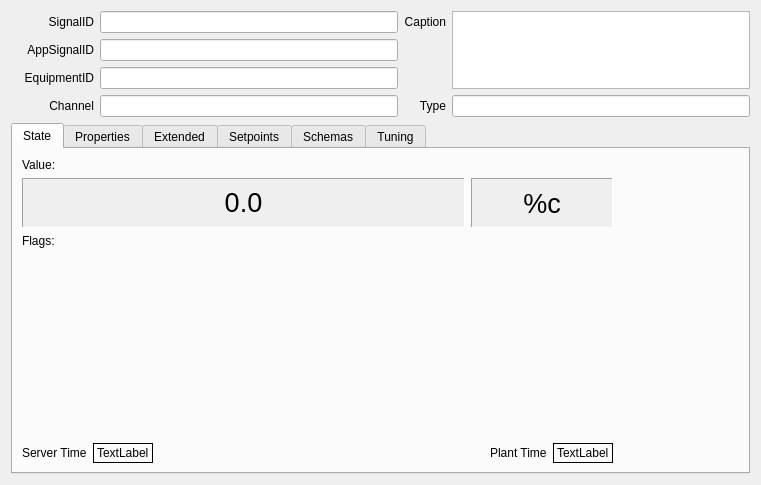
<?xml version="1.0" encoding="UTF-8"?>
<ui version="4.0">
 <class>DialogSignalInfo</class>
 <widget class="QDialog" name="DialogSignalInfo">
  <property name="geometry">
   <rect>
    <x>0</x>
    <y>0</y>
    <width>761</width>
    <height>485</height>
   </rect>
  </property>
  <property name="minimumSize">
   <size>
    <width>640</width>
    <height>440</height>
   </size>
  </property>
  <property name="windowTitle">
   <string>Dialog</string>
  </property>
  <property name="sizeGripEnabled">
   <bool>false</bool>
  </property>
  <layout class="QGridLayout" name="gridLayout_7">
   <item row="0" column="0">
    <layout class="QGridLayout" name="gridLayout_6">
     <item row="0" column="0">
      <layout class="QGridLayout" name="gridLayout">
       <item row="0" column="0">
        <widget class="QLabelAppSignalDragAndDrop" name="signalIdLabelIcon">
         <property name="sizePolicy">
          <sizepolicy hsizetype="Preferred" vsizetype="Maximum">
           <horstretch>0</horstretch>
           <verstretch>0</verstretch>
          </sizepolicy>
         </property>
         <property name="maximumSize">
          <size>
           <width>20</width>
           <height>20</height>
          </size>
         </property>
         <property name="cursor">
          <cursorShape>PointingHandCursor</cursorShape>
         </property>
         <property name="text">
          <string/>
         </property>
         <property name="pixmap">
          <pixmap resource="../../Monitor/Monitor.qrc">:/Images/Images/dragndrop.png</pixmap>
         </property>
         <property name="scaledContents">
          <bool>true</bool>
         </property>
        </widget>
       </item>
       <item row="0" column="1">
        <widget class="QLabelAppSignalDragAndDrop" name="signalIdLabel">
         <property name="sizePolicy">
          <sizepolicy hsizetype="Preferred" vsizetype="Maximum">
           <horstretch>0</horstretch>
           <verstretch>0</verstretch>
          </sizepolicy>
         </property>
         <property name="cursor">
          <cursorShape>PointingHandCursor</cursorShape>
         </property>
         <property name="text">
          <string>SignalID</string>
         </property>
         <property name="alignment">
          <set>Qt::AlignRight|Qt::AlignTrailing|Qt::AlignVCenter</set>
         </property>
        </widget>
       </item>
       <item row="0" column="2">
        <widget class="QLineEdit" name="editCustomAppSignalID">
         <property name="sizePolicy">
          <sizepolicy hsizetype="Expanding" vsizetype="Maximum">
           <horstretch>0</horstretch>
           <verstretch>0</verstretch>
          </sizepolicy>
         </property>
         <property name="font">
          <font>
           <pointsize>8</pointsize>
           <weight>50</weight>
           <bold>false</bold>
          </font>
         </property>
         <property name="acceptDrops">
          <bool>false</bool>
         </property>
         <property name="readOnly">
          <bool>true</bool>
         </property>
        </widget>
       </item>
       <item row="0" column="3">
        <widget class="QLabel" name="captionLabel">
         <property name="sizePolicy">
          <sizepolicy hsizetype="Preferred" vsizetype="Maximum">
           <horstretch>0</horstretch>
           <verstretch>0</verstretch>
          </sizepolicy>
         </property>
         <property name="text">
          <string>Caption</string>
         </property>
         <property name="alignment">
          <set>Qt::AlignRight|Qt::AlignTrailing|Qt::AlignVCenter</set>
         </property>
        </widget>
       </item>
       <item row="0" column="4" rowspan="3">
        <widget class="QPlainTextEdit" name="editCaption">
         <property name="sizePolicy">
          <sizepolicy hsizetype="Expanding" vsizetype="Maximum">
           <horstretch>0</horstretch>
           <verstretch>0</verstretch>
          </sizepolicy>
         </property>
         <property name="font">
          <font>
           <weight>50</weight>
           <bold>false</bold>
          </font>
         </property>
        </widget>
       </item>
       <item row="1" column="1">
        <widget class="QLabel" name="signalIdLabel_2">
         <property name="sizePolicy">
          <sizepolicy hsizetype="Preferred" vsizetype="Maximum">
           <horstretch>0</horstretch>
           <verstretch>0</verstretch>
          </sizepolicy>
         </property>
         <property name="text">
          <string>AppSignalID</string>
         </property>
         <property name="alignment">
          <set>Qt::AlignRight|Qt::AlignTrailing|Qt::AlignVCenter</set>
         </property>
        </widget>
       </item>
       <item row="1" column="2">
        <widget class="QLineEdit" name="editAppSignalID">
         <property name="sizePolicy">
          <sizepolicy hsizetype="Expanding" vsizetype="Maximum">
           <horstretch>0</horstretch>
           <verstretch>0</verstretch>
          </sizepolicy>
         </property>
         <property name="font">
          <font>
           <pointsize>8</pointsize>
           <weight>50</weight>
           <bold>false</bold>
          </font>
         </property>
         <property name="acceptDrops">
          <bool>false</bool>
         </property>
         <property name="readOnly">
          <bool>true</bool>
         </property>
        </widget>
       </item>
       <item row="2" column="1">
        <widget class="QLabel" name="equipmentLabel">
         <property name="sizePolicy">
          <sizepolicy hsizetype="Preferred" vsizetype="Maximum">
           <horstretch>0</horstretch>
           <verstretch>0</verstretch>
          </sizepolicy>
         </property>
         <property name="text">
          <string>EquipmentID</string>
         </property>
         <property name="alignment">
          <set>Qt::AlignRight|Qt::AlignTrailing|Qt::AlignVCenter</set>
         </property>
        </widget>
       </item>
       <item row="2" column="2">
        <widget class="QLineEdit" name="editEquipment">
         <property name="sizePolicy">
          <sizepolicy hsizetype="Expanding" vsizetype="Maximum">
           <horstretch>0</horstretch>
           <verstretch>0</verstretch>
          </sizepolicy>
         </property>
         <property name="font">
          <font>
           <pointsize>8</pointsize>
           <weight>50</weight>
           <bold>false</bold>
          </font>
         </property>
         <property name="acceptDrops">
          <bool>false</bool>
         </property>
         <property name="readOnly">
          <bool>true</bool>
         </property>
        </widget>
       </item>
       <item row="3" column="1">
        <widget class="QLabel" name="channeLabel">
         <property name="sizePolicy">
          <sizepolicy hsizetype="Preferred" vsizetype="Maximum">
           <horstretch>0</horstretch>
           <verstretch>0</verstretch>
          </sizepolicy>
         </property>
         <property name="text">
          <string>Channel</string>
         </property>
         <property name="alignment">
          <set>Qt::AlignRight|Qt::AlignTrailing|Qt::AlignVCenter</set>
         </property>
        </widget>
       </item>
       <item row="3" column="2">
        <widget class="QLineEdit" name="editChannel">
         <property name="sizePolicy">
          <sizepolicy hsizetype="Expanding" vsizetype="Maximum">
           <horstretch>0</horstretch>
           <verstretch>0</verstretch>
          </sizepolicy>
         </property>
         <property name="acceptDrops">
          <bool>false</bool>
         </property>
         <property name="readOnly">
          <bool>true</bool>
         </property>
        </widget>
       </item>
       <item row="3" column="3">
        <widget class="QLabel" name="signalTypeLabel">
         <property name="sizePolicy">
          <sizepolicy hsizetype="Preferred" vsizetype="Maximum">
           <horstretch>0</horstretch>
           <verstretch>0</verstretch>
          </sizepolicy>
         </property>
         <property name="text">
          <string>Type</string>
         </property>
         <property name="alignment">
          <set>Qt::AlignRight|Qt::AlignTrailing|Qt::AlignVCenter</set>
         </property>
        </widget>
       </item>
       <item row="3" column="4">
        <widget class="QLineEdit" name="editSignalType">
         <property name="sizePolicy">
          <sizepolicy hsizetype="Expanding" vsizetype="Maximum">
           <horstretch>0</horstretch>
           <verstretch>0</verstretch>
          </sizepolicy>
         </property>
         <property name="minimumSize">
          <size>
           <width>150</width>
           <height>0</height>
          </size>
         </property>
         <property name="acceptDrops">
          <bool>false</bool>
         </property>
         <property name="readOnly">
          <bool>true</bool>
         </property>
        </widget>
       </item>
      </layout>
     </item>
     <item row="1" column="0">
      <widget class="QTabWidget" name="tabWidget">
       <property name="sizePolicy">
        <sizepolicy hsizetype="Expanding" vsizetype="Preferred">
         <horstretch>0</horstretch>
         <verstretch>0</verstretch>
        </sizepolicy>
       </property>
       <property name="styleSheet">
        <string notr="true"/>
       </property>
       <property name="tabPosition">
        <enum>QTabWidget::North</enum>
       </property>
       <property name="tabShape">
        <enum>QTabWidget::Rounded</enum>
       </property>
       <property name="currentIndex">
        <number>0</number>
       </property>
       <property name="elideMode">
        <enum>Qt::ElideMiddle</enum>
       </property>
       <property name="usesScrollButtons">
        <bool>false</bool>
       </property>
       <property name="documentMode">
        <bool>false</bool>
       </property>
       <property name="tabBarAutoHide">
        <bool>false</bool>
       </property>
       <widget class="QWidget" name="tabState">
        <attribute name="title">
         <string>State</string>
        </attribute>
        <layout class="QGridLayout" name="gridLayout_3">
         <item row="1" column="0">
          <layout class="QHBoxLayout" name="horizontalLayout_2">
           <item>
            <widget class="QLabel" name="labelValue">
             <property name="sizePolicy">
              <sizepolicy hsizetype="Preferred" vsizetype="Preferred">
               <horstretch>25</horstretch>
               <verstretch>0</verstretch>
              </sizepolicy>
             </property>
             <property name="minimumSize">
              <size>
               <width>0</width>
               <height>50</height>
              </size>
             </property>
             <property name="font">
              <font>
               <pointsize>20</pointsize>
              </font>
             </property>
             <property name="autoFillBackground">
              <bool>true</bool>
             </property>
             <property name="frameShape">
              <enum>QFrame::Panel</enum>
             </property>
             <property name="frameShadow">
              <enum>QFrame::Sunken</enum>
             </property>
             <property name="text">
              <string>&lt;html&gt;&lt;head/&gt;&lt;body&gt;&lt;p&gt;0.0&lt;/p&gt;&lt;/body&gt;&lt;/html&gt;</string>
             </property>
             <property name="alignment">
              <set>Qt::AlignCenter</set>
             </property>
             <property name="wordWrap">
              <bool>true</bool>
             </property>
            </widget>
           </item>
           <item>
            <widget class="QLabel" name="labelStrUnit">
             <property name="sizePolicy">
              <sizepolicy hsizetype="Preferred" vsizetype="Preferred">
               <horstretch>8</horstretch>
               <verstretch>0</verstretch>
              </sizepolicy>
             </property>
             <property name="font">
              <font>
               <pointsize>20</pointsize>
              </font>
             </property>
             <property name="autoFillBackground">
              <bool>true</bool>
             </property>
             <property name="frameShape">
              <enum>QFrame::Panel</enum>
             </property>
             <property name="frameShadow">
              <enum>QFrame::Sunken</enum>
             </property>
             <property name="text">
              <string>%c</string>
             </property>
             <property name="alignment">
              <set>Qt::AlignCenter</set>
             </property>
            </widget>
           </item>
          </layout>
         </item>
         <item row="3" column="0">
          <widget class="SignalFlagsWidget" name="widgetFlags" native="true">
           <property name="minimumSize">
            <size>
             <width>0</width>
             <height>80</height>
            </size>
           </property>
          </widget>
         </item>
         <item row="0" column="0">
          <widget class="QLabel" name="flagsLabel_2">
           <property name="sizePolicy">
            <sizepolicy hsizetype="Preferred" vsizetype="Preferred">
             <horstretch>5</horstretch>
             <verstretch>0</verstretch>
            </sizepolicy>
           </property>
           <property name="text">
            <string>Value:</string>
           </property>
          </widget>
         </item>
         <item row="2" column="0">
          <widget class="QLabel" name="flagsLabel">
           <property name="sizePolicy">
            <sizepolicy hsizetype="Preferred" vsizetype="Preferred">
             <horstretch>5</horstretch>
             <verstretch>0</verstretch>
            </sizepolicy>
           </property>
           <property name="text">
            <string>Flags:</string>
           </property>
          </widget>
         </item>
         <item row="4" column="0">
          <spacer name="verticalSpacer">
           <property name="orientation">
            <enum>Qt::Vertical</enum>
           </property>
           <property name="sizeHint" stdset="0">
            <size>
             <width>20</width>
             <height>30</height>
            </size>
           </property>
          </spacer>
         </item>
         <item row="5" column="0">
          <layout class="QHBoxLayout" name="horizontalLayout">
           <item>
            <widget class="QLabel" name="labelServerTimeHeader">
             <property name="text">
              <string>Server Time</string>
             </property>
            </widget>
           </item>
           <item>
            <widget class="QLabel" name="labelServerTime">
             <property name="frameShape">
              <enum>QFrame::Box</enum>
             </property>
             <property name="text">
              <string>TextLabel</string>
             </property>
            </widget>
           </item>
           <item>
            <spacer name="horizontalSpacer">
             <property name="orientation">
              <enum>Qt::Horizontal</enum>
             </property>
             <property name="sizeHint" stdset="0">
              <size>
               <width>40</width>
               <height>20</height>
              </size>
             </property>
            </spacer>
           </item>
           <item>
            <widget class="QLabel" name="labelPlantTimeHeader">
             <property name="text">
              <string>Plant Time</string>
             </property>
            </widget>
           </item>
           <item>
            <widget class="QLabel" name="labelPlantTime">
             <property name="frameShape">
              <enum>QFrame::Box</enum>
             </property>
             <property name="text">
              <string>TextLabel</string>
             </property>
            </widget>
           </item>
          </layout>
         </item>
         <item row="0" column="1" rowspan="6">
          <widget class="QFrame" name="frame_2">
           <property name="minimumSize">
            <size>
             <width>120</width>
             <height>0</height>
            </size>
           </property>
           <property name="frameShape">
            <enum>QFrame::NoFrame</enum>
           </property>
           <property name="frameShadow">
            <enum>QFrame::Sunken</enum>
           </property>
          </widget>
         </item>
        </layout>
       </widget>
       <widget class="QWidget" name="tabProperties">
        <attribute name="title">
         <string>Properties</string>
        </attribute>
        <layout class="QGridLayout" name="gridLayout_2">
         <item row="0" column="0">
          <layout class="QVBoxLayout" name="verticalLayout_3">
           <item>
            <widget class="QTreeWidget" name="treeProperties">
             <column>
              <property name="text">
               <string notr="true">1</string>
              </property>
             </column>
            </widget>
           </item>
          </layout>
         </item>
        </layout>
       </widget>
       <widget class="QWidget" name="tabExtended">
        <attribute name="title">
         <string>Extended</string>
        </attribute>
        <layout class="QGridLayout" name="gridLayout_8">
         <item row="0" column="0">
          <widget class="QTreeWidget" name="treePropertiesExt">
           <column>
            <property name="text">
             <string notr="true">1</string>
            </property>
           </column>
          </widget>
         </item>
        </layout>
       </widget>
       <widget class="QWidget" name="tabSetpoints">
        <attribute name="title">
         <string>Setpoints</string>
        </attribute>
        <layout class="QGridLayout" name="gridLayout_4">
         <item row="0" column="0">
          <widget class="QTreeWidget" name="treeSetpoints">
           <column>
            <property name="text">
             <string notr="true">1</string>
            </property>
           </column>
          </widget>
         </item>
        </layout>
       </widget>
       <widget class="QWidget" name="tabSchemas">
        <attribute name="title">
         <string>Schemas</string>
        </attribute>
        <layout class="QGridLayout" name="gridLayout_5">
         <item row="0" column="0">
          <widget class="QTreeWidget" name="treeSchemas">
           <property name="rootIsDecorated">
            <bool>true</bool>
           </property>
           <column>
            <property name="text">
             <string notr="true">1</string>
            </property>
           </column>
          </widget>
         </item>
        </layout>
       </widget>
       <widget class="QWidget" name="tabTuning">
        <attribute name="title">
         <string>Tuning</string>
        </attribute>
        <layout class="QGridLayout" name="gridLayout_10">
         <item row="0" column="0">
          <layout class="QGridLayout" name="gridLayout_9">
           <item row="0" column="0">
            <widget class="QLabel" name="flagsLabel_3">
             <property name="sizePolicy">
              <sizepolicy hsizetype="Preferred" vsizetype="Preferred">
               <horstretch>5</horstretch>
               <verstretch>0</verstretch>
              </sizepolicy>
             </property>
             <property name="text">
              <string>Value:</string>
             </property>
            </widget>
           </item>
           <item row="0" column="1" rowspan="6">
            <widget class="QFrame" name="frame_3">
             <property name="minimumSize">
              <size>
               <width>120</width>
               <height>0</height>
              </size>
             </property>
             <property name="frameShape">
              <enum>QFrame::NoFrame</enum>
             </property>
             <property name="frameShadow">
              <enum>QFrame::Sunken</enum>
             </property>
            </widget>
           </item>
           <item row="1" column="0">
            <layout class="QHBoxLayout" name="horizontalLayout_5">
             <item>
              <widget class="QLabel" name="labelValueTuning">
               <property name="sizePolicy">
                <sizepolicy hsizetype="Preferred" vsizetype="Preferred">
                 <horstretch>25</horstretch>
                 <verstretch>0</verstretch>
                </sizepolicy>
               </property>
               <property name="minimumSize">
                <size>
                 <width>0</width>
                 <height>50</height>
                </size>
               </property>
               <property name="font">
                <font>
                 <pointsize>20</pointsize>
                </font>
               </property>
               <property name="autoFillBackground">
                <bool>true</bool>
               </property>
               <property name="frameShape">
                <enum>QFrame::Panel</enum>
               </property>
               <property name="frameShadow">
                <enum>QFrame::Sunken</enum>
               </property>
               <property name="text">
                <string>&lt;html&gt;&lt;head/&gt;&lt;body&gt;&lt;p&gt;0.0&lt;/p&gt;&lt;/body&gt;&lt;/html&gt;</string>
               </property>
               <property name="alignment">
                <set>Qt::AlignCenter</set>
               </property>
               <property name="wordWrap">
                <bool>true</bool>
               </property>
              </widget>
             </item>
             <item>
              <widget class="QLabel" name="labelStrUnitTuning">
               <property name="sizePolicy">
                <sizepolicy hsizetype="Preferred" vsizetype="Preferred">
                 <horstretch>8</horstretch>
                 <verstretch>0</verstretch>
                </sizepolicy>
               </property>
               <property name="font">
                <font>
                 <pointsize>20</pointsize>
                </font>
               </property>
               <property name="autoFillBackground">
                <bool>true</bool>
               </property>
               <property name="frameShape">
                <enum>QFrame::Panel</enum>
               </property>
               <property name="frameShadow">
                <enum>QFrame::Sunken</enum>
               </property>
               <property name="text">
                <string>%c</string>
               </property>
               <property name="alignment">
                <set>Qt::AlignCenter</set>
               </property>
              </widget>
             </item>
            </layout>
           </item>
           <item row="2" column="0">
            <spacer name="verticalSpacer_2">
             <property name="orientation">
              <enum>Qt::Vertical</enum>
             </property>
             <property name="sizeHint" stdset="0">
              <size>
               <width>20</width>
               <height>40</height>
              </size>
             </property>
            </spacer>
           </item>
           <item row="3" column="0">
            <layout class="QHBoxLayout" name="horizontalLayout_4">
             <item>
              <spacer name="horizontalSpacer_2">
               <property name="orientation">
                <enum>Qt::Horizontal</enum>
               </property>
               <property name="sizeHint" stdset="0">
                <size>
                 <width>40</width>
                 <height>20</height>
                </size>
               </property>
              </spacer>
             </item>
             <item>
              <widget class="QPushButton" name="pushButtonSetZero">
               <property name="font">
                <font>
                 <pointsize>20</pointsize>
                </font>
               </property>
               <property name="text">
                <string>Set to '0'</string>
               </property>
              </widget>
             </item>
             <item>
              <spacer name="horizontalSpacer_3">
               <property name="orientation">
                <enum>Qt::Horizontal</enum>
               </property>
               <property name="sizeHint" stdset="0">
                <size>
                 <width>40</width>
                 <height>20</height>
                </size>
               </property>
              </spacer>
             </item>
             <item>
              <widget class="QPushButton" name="pushButtonSetOne">
               <property name="font">
                <font>
                 <pointsize>20</pointsize>
                </font>
               </property>
               <property name="text">
                <string>Set to '1'</string>
               </property>
              </widget>
             </item>
             <item>
              <spacer name="horizontalSpacer_4">
               <property name="orientation">
                <enum>Qt::Horizontal</enum>
               </property>
               <property name="sizeHint" stdset="0">
                <size>
                 <width>40</width>
                 <height>20</height>
                </size>
               </property>
              </spacer>
             </item>
            </layout>
           </item>
           <item row="4" column="0">
            <layout class="QHBoxLayout" name="horizontalLayout_3">
             <item>
              <widget class="QLineEdit" name="editInputValue">
               <property name="sizePolicy">
                <sizepolicy hsizetype="Expanding" vsizetype="Fixed">
                 <horstretch>25</horstretch>
                 <verstretch>0</verstretch>
                </sizepolicy>
               </property>
               <property name="font">
                <font>
                 <pointsize>20</pointsize>
                </font>
               </property>
              </widget>
             </item>
             <item>
              <widget class="QPushButton" name="pushButtonSetValue">
               <property name="sizePolicy">
                <sizepolicy hsizetype="Minimum" vsizetype="Fixed">
                 <horstretch>8</horstretch>
                 <verstretch>0</verstretch>
                </sizepolicy>
               </property>
               <property name="font">
                <font>
                 <pointsize>20</pointsize>
                </font>
               </property>
               <property name="text">
                <string>Set</string>
               </property>
              </widget>
             </item>
            </layout>
           </item>
           <item row="5" column="0">
            <spacer name="verticalSpacer_3">
             <property name="orientation">
              <enum>Qt::Vertical</enum>
             </property>
             <property name="sizeHint" stdset="0">
              <size>
               <width>20</width>
               <height>18</height>
              </size>
             </property>
            </spacer>
           </item>
          </layout>
         </item>
        </layout>
       </widget>
      </widget>
     </item>
    </layout>
   </item>
  </layout>
 </widget>
 <customwidgets>
  <customwidget>
   <class>QLabelAppSignalDragAndDrop</class>
   <extends>QLabel</extends>
   <header location="global">../lib/Ui/DialogSignalInfo.h</header>
  </customwidget>
  <customwidget>
   <class>SignalFlagsWidget</class>
   <extends>QWidget</extends>
   <header>../lib/Ui/DialogSignalInfo.h</header>
   <container>1</container>
  </customwidget>
 </customwidgets>
 <tabstops>
  <tabstop>editCustomAppSignalID</tabstop>
  <tabstop>tabWidget</tabstop>
 </tabstops>
 <resources>
  <include location="../../Monitor/Monitor.qrc"/>
 </resources>
 <connections/>
</ui>
